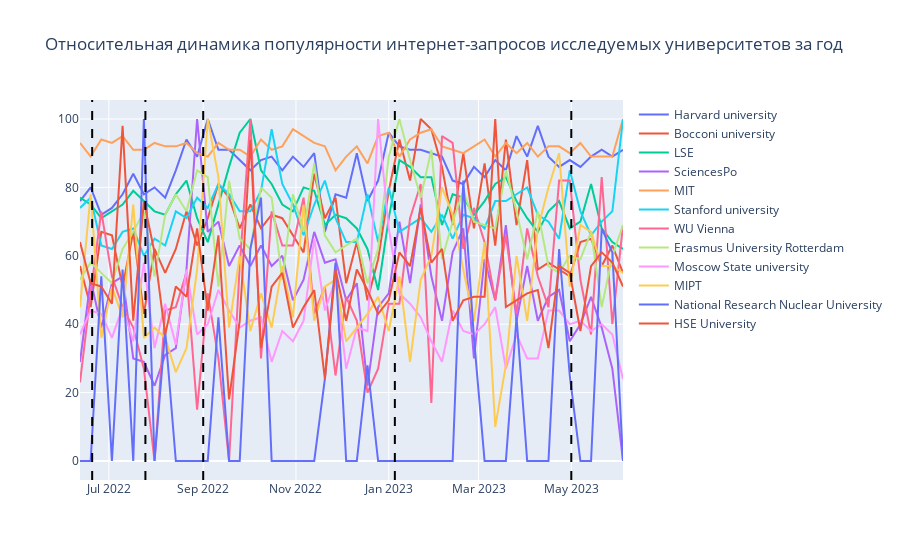

The cell this chart's notebook holds for it:
### Code cell
# Преобразуем в сжатый вид наш лист, чтобы построить график
kw_group = list(zip(*[iter(kw_list)]*1))
kw_grplist = [list(x) for x in kw_group]
trendshow = TrendReq(hl='en-US', tz=360)
dict = {}
i = 0
for kw in kw_grplist:
    trendshow.build_payload(kw, timeframe = 'today 12-m')
    dict[i] = trendshow.interest_over_time()
    i += 1

trendframe = pd.concat(dict, axis=1)
trendframe.columns = trendframe.columns.droplevel(0)
trendframe = trendframe.drop('isPartial', axis = 1)
trendframe



init_notebook_mode(connected=True)

trace = [go.Scatter(
x = trendframe.index,
y = trendframe[col], name=col) for col in trendframe.columns]

data = trace
layout = go.Layout(title='Относительная динамика популярности интернет-запросов исследуемых университетов за год', showlegend=True)
fig = go.Figure(data=data, layout=layout)
plt.figure(figsize=(20,13))
fig.add_vline(x='2022-09-01', line_dash='dash', line_color='black')
fig.add_vline(x='2023-05-01', line_dash='dash', line_color='black')
fig.add_vline(x='2022-07-25', line_dash='dash', line_color='black')
fig.add_vline(x='2022-06-20', line_dash='dash', line_color='black')
fig.add_vline(x='2023-01-05', line_dash='dash', line_color='black')
